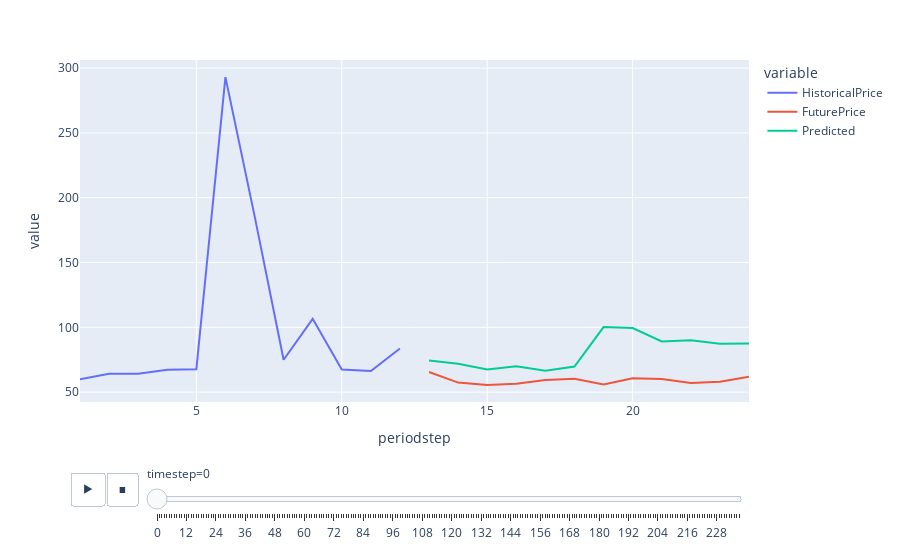

Notebook cell for this chart:
### Code cell
import plotly.express as px
fig = px.line(ddf, x="periodstep", y=["HistoricalPrice", "FuturePrice", "Predicted"], animation_frame="timestep")
fig.show()
